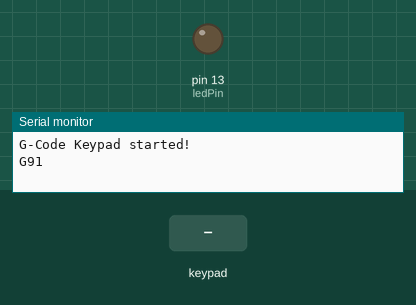
The program below on a simulated Arduino Nano, built with avr-gcc and run on an emulated ATmega328P. Shown: output pins drawn as LEDs (lit = HIGH), the last lines printed to the serial monitor. Wiring (inferred from the names in the program): 2×3 keypad with keys 1 2 3 4 5 6 (labels assumed): rows pin 9, pin 10; columns pin 6, pin 5, pin 4. Dashed ring = blinking. The inputs (shaded band) are chosen by the test bench. Pins used as bus, display or sensor lines are not drawn.

Above: at 3.2 s.
3.3 s: keypad keys 1 2 3 4 pressed 0.4 s apart
At 3.41 s:
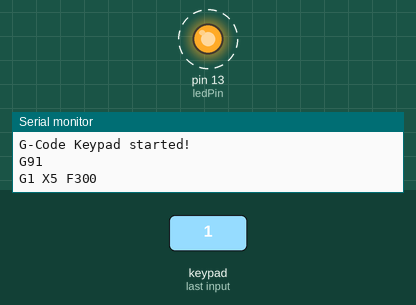
Timing chart, 0 to 6.3 s (numbered marks = the images above; inputs shaded):
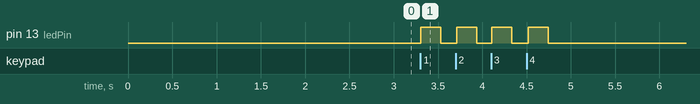

Measured:
- after the input at 3.3 s, pin 13 (ledPin): alternates HIGH for 0.23 s and LOW for 0.18 s, 8 changes in all, then stays LOW, starting at once

The program:

main.cpp
```cpp
#include <Arduino.h>
#include <SoftwareSerial.h>


// LED on Pin 13 (Built-in LED)
const int ledPin = 13;

constexpr int numRows = 2;
constexpr int numCols = 3;

//
const int rows[numRows] = { 10, 9};
const int cols[numCols] = {6,5,4};

// Track the currently pressed key
int lastRow = -1;
int lastCol = -1;

// Create SoftwareSerial: RX pin 11, TX pin 12
SoftwareSerial printerSerial(11, 12);

void setup() {
  Serial.begin(115200);
  delay(1000);

  // Initialize SoftwareSerial for printer
  printerSerial.begin(115200);
  delay(1000);

  // Set LED pin as output
  pinMode(ledPin, OUTPUT);

  Serial.println("G-Code Keypad started!");
  for (int i=0;i<numRows;i++) {
    pinMode( rows[i], OUTPUT);
  }
  for (int i=0;i<numCols;i++) {
    pinMode( cols[i], INPUT_PULLUP);
  }
  for (int i=0;i<numRows;i++) {
    digitalWrite( rows[i], HIGH);
  }

  printerSerial.println("G91");
  Serial.println("G91");
}

void printGCode(int row, int col) {
  char axis[5];

  // Determine axis: col 0 = X, col 1 = Y, col 2 = Z
  if (col == 0) {
    strcpy(axis, "X");
  } else if (col == 1) {
    strcpy(axis, "Y");
  } else {
    strcpy(axis, "Z");
  }

  // Relative mode: row 0 = negative move, row 1 = positive move
  int distance = (row == 0) ? -5 : 5;

  char buf[30];
  snprintf(buf, sizeof(buf), "G1 %s%d F300", axis, distance);
  printerSerial.println(buf);
  Serial.println(buf);
}

void loop() {
  int foundRow = -1;
  int foundCol = -1;

  // Scan the keypad matrix
  for (int i=0;i<numRows;i++) {
    digitalWrite( rows[i], LOW);
    delay(5);
    for (int j=0;j<numCols;j++) {
      if (LOW == digitalRead( cols[j]))
      {
        foundRow = i;
        foundCol = j;
      }
    }
    digitalWrite( rows[i], HIGH);
    delay(1);
  }

  // If a key is currently pressed
  if ((foundRow != -1) && (foundCol != -1)) {
    // If it's a new key press
    if ((foundRow != lastRow) || (foundCol != lastCol)) {
      lastRow = foundRow;
      lastCol = foundCol;
      digitalWrite(ledPin, HIGH);
    }

    // Print G-code continuously while key is pressed
    printGCode(foundRow, foundCol);
    delay(100);
  }
  else {
    // Key was released
    if ((lastRow != -1) && (lastCol != -1)) {
      lastRow = -1;
      lastCol = -1;
    }
    digitalWrite(ledPin, LOW);
  }

}
```
